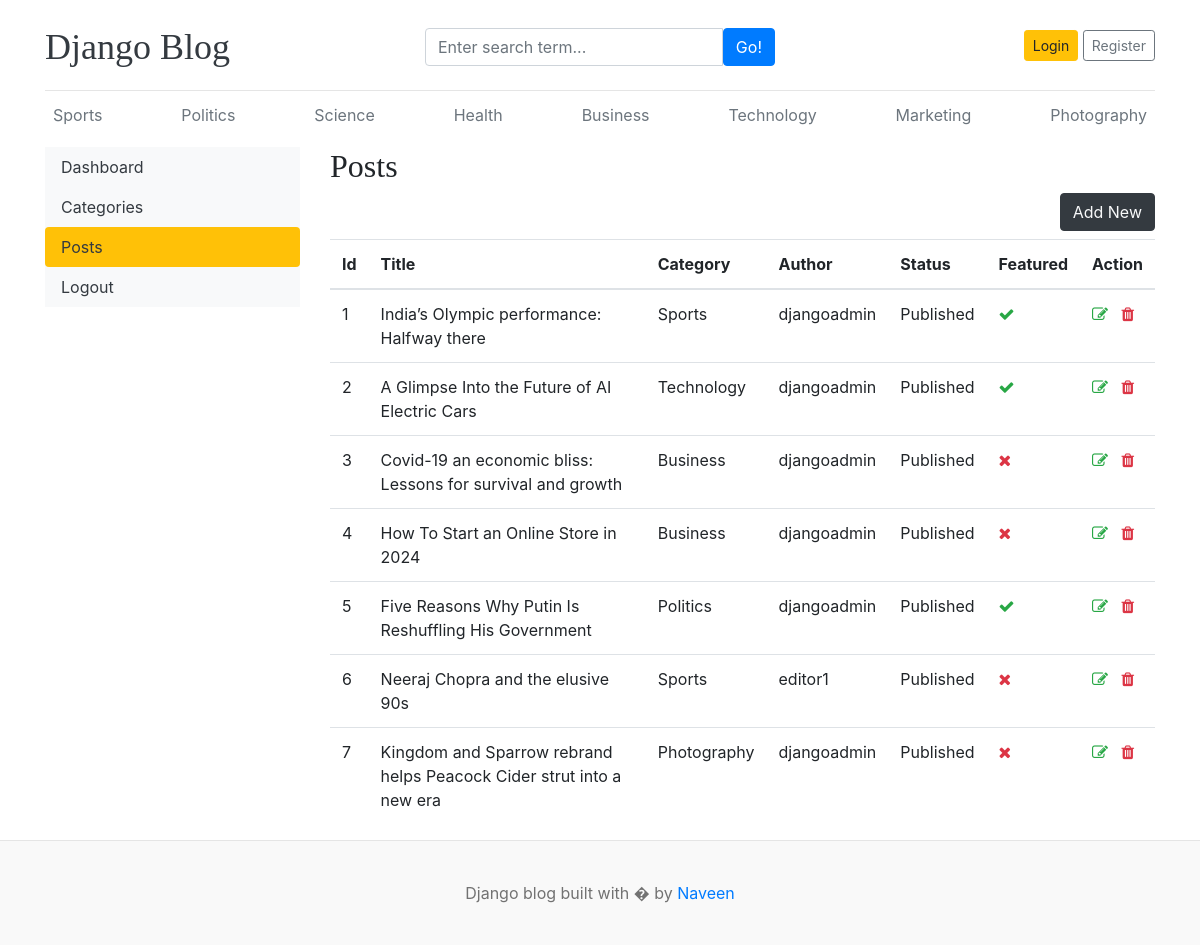
The app's page /dashboard/posts/ with its own data.
### blog_mod/models.py (models this page shows, shortened)
class Category(models.Model):
    category_name = models.CharField(max_length=50, unique=True)
    created_at = models.DateTimeField(auto_now_add=True)
    updated_at = models.DateTimeField(auto_now=True)
    class Meta:
        verbose_name_plural = "categories"
    def __str__(self) -> str:
        return self.category_name

class Blog(models.Model):
    title = models.CharField(max_length=100)
    slug = models.SlugField(max_length=150, unique=True, blank=True) # blank=true means it is optional field
    category = models.ForeignKey(Category, on_delete=models.CASCADE)
    author = models.ForeignKey(User, models.CASCADE)
    featured_image = models.ImageField(upload_to="uploads/%Y/%m/%d")
    short_description = models.TextField(max_length=500)
    blog_body = models.TextField(max_length=2000)
    status = models.CharField(max_length=20, choices=STATUS_CHOICES, default="Drafts")
    is_featured = models.BooleanField(default=False)
    created_at = models.DateTimeField(auto_now_add=True)
    updated_at = models.DateTimeField(auto_now=True)

### dashboard/views.py (the view)
# urls.py: path("posts/", views.posts, name="posts"),
def posts(request):
    posts = Blog.objects.all()  # posts has a list of objects(blog posts)
    context = {"posts": posts}
    return render(request, "dashboard/posts.html", context)

### blog_mod/context_processors.py (called while the page is built)
def get_category(request):
    categories = Category.objects.all()
    return dict(categories=categories)

def get_socialLinks(request):
    social_links = SocialLinks.objects.all()
    return dict(social_links=social_links)

### templates/dashboard/posts.html (shortened to what this page needs)
{% extends 'base.html' %}
{% block content %}
  <div class="row">
    {% include 'dashboard/sidebar.html' %}
    <div class="col-md-9">
      <h2>Posts</h2>
      <a href="{% url 'add_post' %}" class="btn btn-dark text-light float-right mb-2">Add New</a>
      <table class="table table-hover">
        <thead>
          <tr>
            <th>Id</th>
            <th>Title</th>
            <th>Category</th>
            <th>Author</th>
            <th>Status</th>
            <th>Featured</th>
            <th>Action</th>
          </tr>
        </thead>
        <tbody>
          {% for post in posts %}
            <tr>
              <td>{{ forloop.counter }}</td>
              <td>{{ post.title }}</td>
              <td>{{ post.category }}</td>
              <td>{{ post.author }}</td>
              <td>{{ post.status }}</td>
              <td>
                {% if post.is_featured %}
                  <i class="fa fa-check text-success"></i>
                {% else %}
                  <i class="fa fa-times text-danger"></i>
                {% endif %}
              </td>
              <td>
                <a href="{% url 'edit_post' post.id %}"><i class="fa fa-edit text-success"></i></a>
                <a href="{% url 'delete_post' post.id %}"><i class="fa fa-trash text-danger"></i></a>
              </td>
            </tr>
          {% endfor %}
        </tbody>
      </table>
    </div>
  </div>
{% endblock %}

### templates/base.html (shortened to what this page needs)
{% load static %}
<!DOCTYPE html>
<html lang="en">
  <head>
    <link href="https://getbootstrap.com/docs/4.0/dist/css/bootstrap.min.css" rel="stylesheet" />
    <link rel="stylesheet" href="https://cdnjs.cloudflare.com/ajax/libs/font-awesome/4.7.0/css/font-awesome.min.css">
    <link href="{% static 'css/blog.css' %}" rel="stylesheet" />
  </head>
  <body>
    <div class="container">
      <header class="blog-header py-3">
        <div class="row flex-nowrap justify-content-between align-items-center">
          <div class="col-4 pt-1">
            <a class="blog-header-logo text-dark" href="/">Django Blog</a>
          </div>
          <div class="col-4 pt-1">
            <form action="{% url 'search' %}" method="GET">
              <div class="input-group">
                <input class="form-control" type="text" name="keyword" placeholder="Enter search term..." aria-label="Enter search term..." aria-describedby="button-search" />
                <button type="submit" class="btn btn-primary" id="button-search" type="button">Go!</button>
              </div>
            </form>
          </div>
          <div class="col-4 d-flex justify-content-end align-items-center">
            {% if not user.is_authenticated %}
              <a class="btn btn-sm btn-warning" href="{% url 'login' %}">Login</a> &nbsp;
              <a class="btn btn-sm btn-outline-secondary" href="{% url 'register' %}">Register</a>
            {% else %}
              <span><a class="btn btn-sm btn-warning" href="{% url 'dashboard' %}">Dashboard</a></span>
              &emsp;
              <span><a class="btn btn-sm btn-warning" href="{% url 'logout' %}">Logout</a></span>
            {% endif %}
          </div>
        </div>
      </header>
      <div class="nav-scroller py-1 mb-2">
        <nav class="nav d-flex justify-content-between">
          {% for cat in categories %}
            <a class="p-2 text-muted" href="{% url 'posts_by_category' cat.id %}">{{ cat.category_name }}</a>
          {% endfor %}
        </nav>
      </div>
      {% block content %}
      {% endblock %}
    </div>
    <footer class="blog-footer">
      <p>
        Django blog built with � by <a href="#">Naveen</a>
      </p>
    </footer>
  </body>
</html>

### static/css/blog.css (style rules this page uses)
.blog-header { border-bottom: 1px solid #e5e5e5; }
.blog-header-logo { font-family: "Playfair Display", Georgia, "Times New Roman", serif; font-size: 2.25rem; }
h1, h2, h3, h4, h5, h6 { font-family: "Playfair Display", Georgia, "Times New Roman", serif; }
.blog-footer { padding: 2.5rem 0; color: #727272; text-align: center; background-color: #f9f9f9; border-top: .05rem solid #e5e5e5; }
.blog-footer p:last-child { margin-bottom: 0; }

### records on screen
Category: category_name "Sports"
Category: category_name "Politics"
Category: category_name "Science"
Category: category_name "Health"
Category: category_name "Business"
Category: category_name "Technology"
Category: category_name "Marketing"
Category: category_name "Photography"
Blog: title "India’s Olympic performance: Halfway there", category "Sports", author "djangoadmin", status "Published", is_featured True (drawn)
Blog: title "A Glimpse Into the Future of AI Electric Cars", category "Technology", author "djangoadmin", status "Published", is_featured True (drawn)
Blog: title "Covid-19 an economic bliss: Lessons for survival and growth", category "Business", author "djangoadmin", status "Published", is_featured False (drawn)
Blog: title "How To Start an Online Store in 2024", category "Business", author "djangoadmin", status "Published", is_featured False (drawn)
Blog: title "Five Reasons Why Putin Is Reshuffling His Government", category "Politics", author "djangoadmin", status "Published", is_featured True (drawn)
Blog: title "Neeraj Chopra and the elusive 90s", category "Sports", author "editor1", status "Published", is_featured False (drawn)
Blog: title "Kingdom and Sparrow rebrand helps Peacock Cider strut into a new era", category "Photography", author "djangoadmin", status "Published", is_featured False (drawn)
